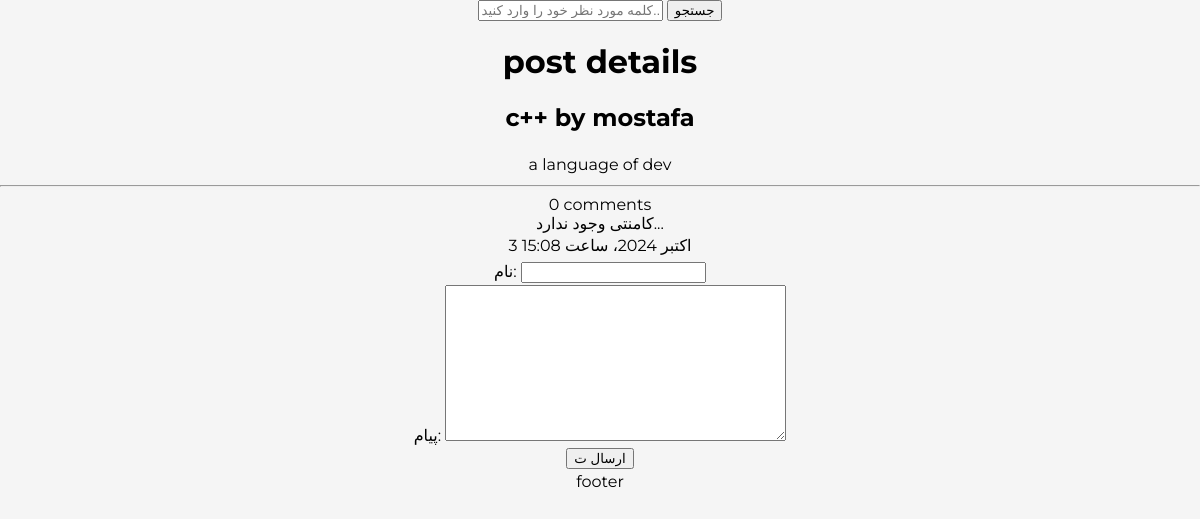
Page /Posts/4 on the committed database.
### bloog/models.py (models this page shows, shortened)
class Post(models.Model):
    class Status(models.TextChoices):
        DRAFT='DR','DRAFT'
        PUBLISHED='PB','PUBLISHED'
        REGECTED='RG','REGECTED'
    title = models.CharField(max_length=20,verbose_name='عنوان')
    description = models.TextField(verbose_name='توضیحات')
    slug = models.SlugField(max_length=100,verbose_name='اسلاگ')
    status=models.CharField(max_length=2,choices=Status.choices,default=Status.DRAFT,verbose_name='وضعیت')
    author=models.ForeignKey(User, on_delete=models.CASCADE,related_name="user_post",verbose_name='نویسنده')
    publish = models.DateTimeField(default=timezone.now,verbose_name='تاریخ انتشار')
    create = models.DateTimeField(auto_now_add=True,verbose_name='ناریخ تولید')
    update = models.DateTimeField(auto_now=True,verbose_name='تاریخ بروزرسانی')
    objects = models.Manager()
    published = publishedManager()
    reading_time=models.PositiveIntegerField(verbose_name='زمان مطالعه',default='14')
    class Meta:
        ordering = ['-publish']
        indexes=[
            models.Index(fields=['-publish'])
        ]
        verbose_name_plural="پست ها"

### bloog/views.py (the view)
# urls.py: path('Posts/<pk>',PostDetail,name='PostDetail'),
def PostDetail(request,pk):
    post=get_object_or_404(Post,id=pk,status=Post.Status.PUBLISHED)
    form=CommentForm()
    comments=post.comments.filter(active=True)
    context={
        'post':post,
        'form':form,
        'comments':comments,
    }
    return render(request,'blog/detail.html',context)

### bloog/forms.py
class CommentForm(forms.ModelForm):
    class Meta:
        model=Comment
        fields=['name','body']
        widget={
            'body':forms.TextInput(attrs={
                'placeholder':'متن'
            }
            )
        }

### bloog/templatetags/blog_tags.py (called while the page is built)
@register.filter()
def to_markdown(text):
    return  mark_safe (markdown(text))

### bloog/templates/blog/detail.html (shortened to what this page needs)
{% extends 'parent/base.html' %}
{%load blog_tags%}
{% block content %}
    <h1>post details</h1>
    <h2>{{ post.title }} by {{post.author}}</h2>
    <p>{{ post.description | to_markdown  }}</p>
    <hr>
    <div>
        {%with comments.count as cm_co%}
            {{cm_co}} comment{{cm_co|pluralize}}
        {% endwith %}
    </div>
    <div>
        {% for cm in comments %}
            {{cm.body|linebreaks}}
            <br>
            {{cm.name}}
        {% empty %}
            کامنتی وجود ندارد...
        {% endfor %}
    </div>
    <p>{{ post.publish }}</p>
    <form method="post" action="{% url 'blog:post_comment' post.id%}">
        {{form.as_p}}
        <button type="submit">ارسال ت</button>
    </form>
{% endblock %}

### bloog/static/css/base.css (style rules this page uses)
* { box-sizing: border-box; }
body { text-align: center; --h: 182deg; --l: 35%; --brandColor: hsl(var(--h), 71%, var(--l)); font-family: Montserrat, sans-serif; margin: 0; background-color: whitesmoke; }
p { margin: 0; line-height: 1.6; }
h1 { text-align: center important!; background-color: #fa1010 important!; width: 350px important!; height: 74px important!; }

### rows in the picture
Post: title "c++", author "mostafa", description|to_markdown "a language of dev", publish "3 اکتبر 2024، ساعت 15:08"

### other values in the picture
{{ cm_co }} "0"
